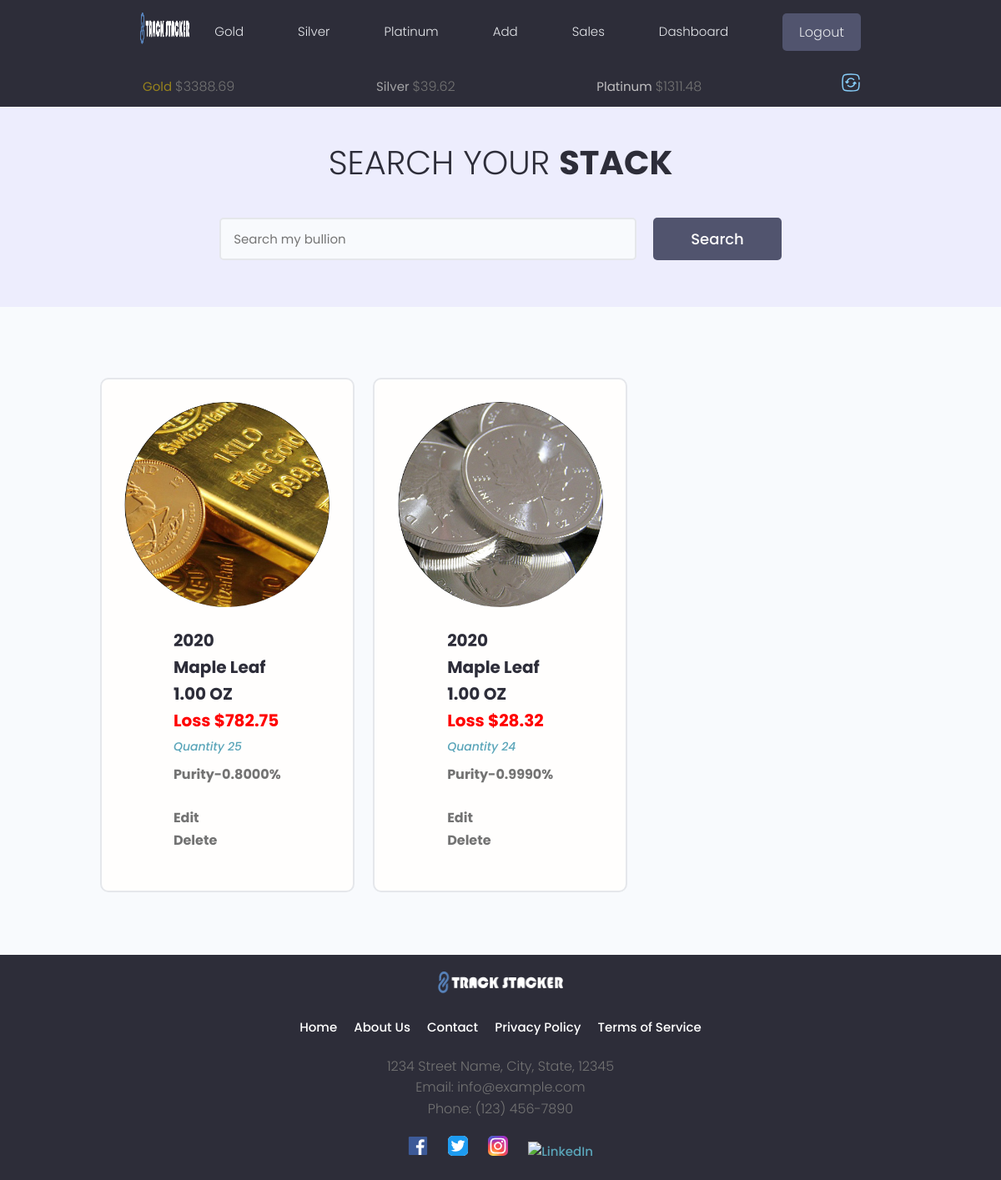
Page /search-stack/ (signed in) on the earlier database version.
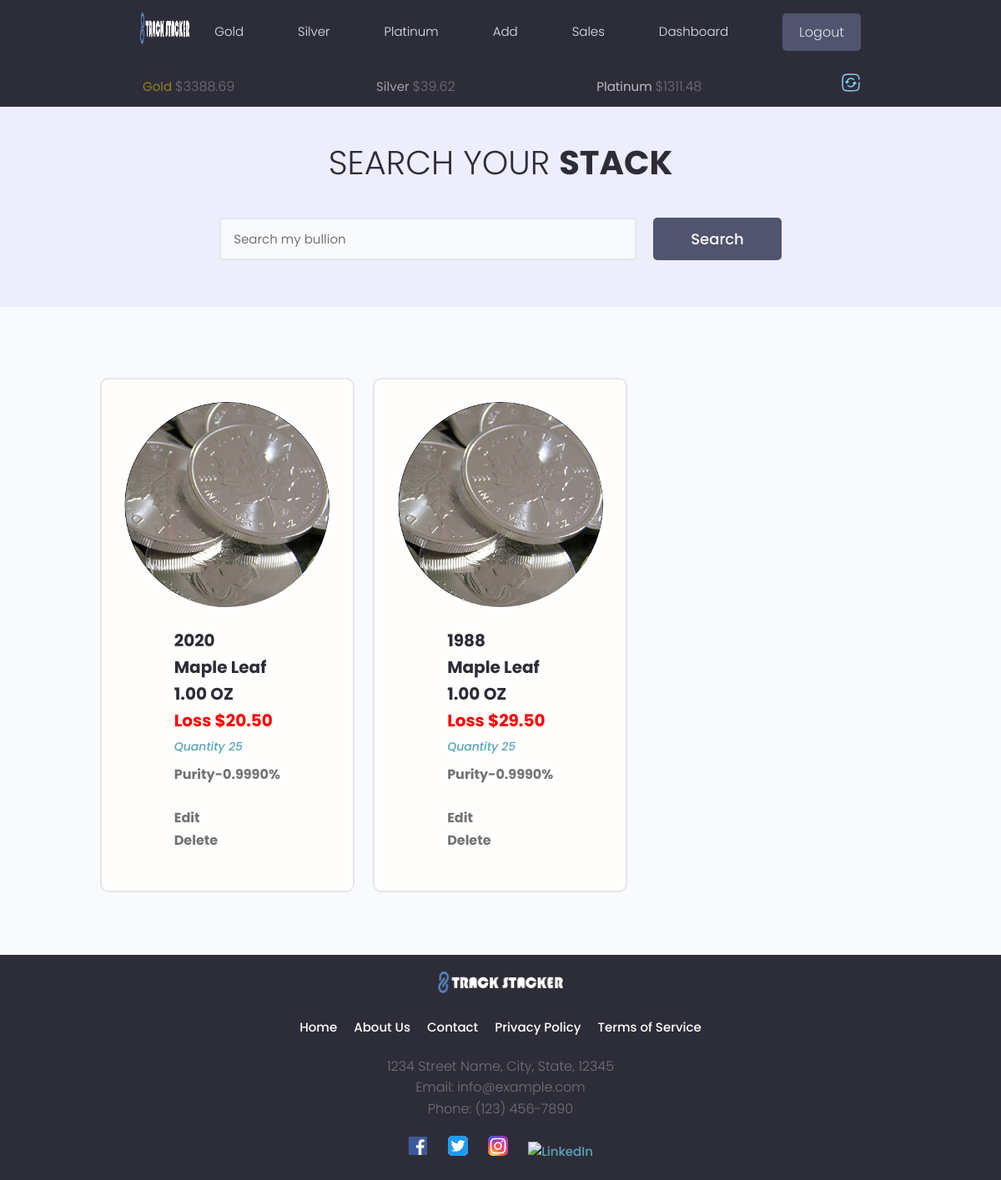
Same page on the later database version.
### tracker/models.py (models this page shows, shortened)
class MetalsData(models.Model):
    owner = models.OneToOneField(Profile, on_delete=models.CASCADE)
    timestamp = models.IntegerField(default=0)
    rates = models.JSONField(default=dict)
    currency = models.CharField(max_length=30)
    current_gold_price = models.DecimalField(max_digits=30, decimal_places=2, default=0)
    current_silver_price = models.DecimalField(max_digits=30, decimal_places=2, default=0)
    current_platinum_price = models.DecimalField(max_digits=30, decimal_places=2, default=0)
    class Meta:
        verbose_name_plural = "Metals Data"

class Gold(models.Model):
    METAL_TYPES = (
        ('gold', 'Gold'),
        ('silver', 'Silver'),
        ('platinum', 'Platinum'),
    )
    BAR_ROUND_MISC = (
        ('bar', 'Bar'),
        ('round', 'Round'),
        ('misc', 'Misc'),
    )
    UNIT_CHOICES = [
        ('GRAMS', 'Grams'),
        ('TROY_OUNCES', 'Troy Ounces'),
    ]
    COA_PRESENT = [
        ('yes', 'Yes'),
        ('no', 'No'),
    ]
    owner = models.ForeignKey(Profile, on_delete=models.CASCADE, default=None, null=True, blank=True, unique=False)
    metal_type = models.CharField(max_length=100, choices=METAL_TYPES, default='')
    item_type = models.CharField(max_length=100, choices=BAR_ROUND_MISC, default='round')
    coa_present = models.CharField(max_length=100, choices=COA_PRESENT, default='no')
    item_year = models.PositiveIntegerField(null=True, blank=True, default=None)
    serial_number = models.CharField(max_length=100, null=True, blank=True, default=None)
    item_name = models.CharField(max_length=100)
    item_about = models.TextField(max_length=500, null=True, blank=True, default="")
    featured_image = models.ImageField(default='images/gold_avatar.jpg', null=True, blank=True)
    purity = models.DecimalField(max_digits=15, decimal_places=4, null=True, blank=True)
    quantity = models.IntegerField()
    weight_troy_oz = models.DecimalField(max_digits=30, decimal_places=4)
    weight_grams = models.DecimalField(max_digits=30, decimal_places=4, default=0.00)
    agw = models.DecimalField(max_digits=30, decimal_places=4, default=0.00)
    cost_to_purchase = models.DecimalField(max_digits=20, decimal_places=2)
    spot_at_purchase = models.DecimalField(max_digits=20, decimal_places=2, null=True, blank=True, default=None)
    premium = models.DecimalField(max_digits=20, decimal_places=2, null=True, blank=True, default=0.00)
    shipping_cost = models.DecimalField(max_digits=15, decimal_places=2, null=True, blank=True)
    purchased_from = models.CharField(max_length=100)
    created = models.DateTimeField(auto_now_add=True)
    cost_per_unit = models.DecimalField(max_digits=20, decimal_places=2, null=True, blank=True, default=0.00)
    total_cost_per_unit = models.DecimalField(max_digits=20, decimal_places=2, null=True, blank=True, default=0.00)
    weight_per_unit = models.DecimalField(max_digits=20, decimal_places=4, default=0.00)
    initial_weight_unit = models.CharField(max_length=50, choices=UNIT_CHOICES, default='TROY_OUNCES')
    id = models.UUIDField(default=uuid.uuid4, primary_key=True, editable=False)
    class Meta:
        verbose_name_plural = "Gold"
    def calculate_profit(self, spot_price):
        if self.quantity > 0:
            try:
                melt_value = Decimal(self.weight_troy_oz) * Decimal(spot_price)
                profit = melt_value - (self.total_cost_per_unit * self.quantity)
            except Exception as e:
                print(f'There has been an error {e}')
            return profit
        else:
            profit = 0.00
            return profit

class Silver(models.Model):
    METAL_TYPES = (
        ('gold', 'Gold'),
        ('silver', 'Silver'),
        ('platinum', 'Platinum'),
    )
    BAR_ROUND_MISC = (
        ('bar', 'Bar'),
        ('round', 'Round'),
        ('misc', 'Misc'),
    )
    UNIT_CHOICES = [
        ('GRAMS', 'Grams'),
        ('TROY_OUNCES', 'Troy Ounces'),
    ]
    COA_PRESENT = [
        ('yes', 'Yes'),
        ('no', 'No'),
    ]
    owner = models.ForeignKey(Profile, on_delete=models.CASCADE, default=None, null=True, blank=True, unique=False)
    metal_type = models.CharField(max_length=100, choices=METAL_TYPES, default='')
    item_type = models.CharField(max_length=100, choices=BAR_ROUND_MISC, default='round')
    coa_present = models.CharField(max_length=100, choices=COA_PRESENT, default='no')
    item_year = models.PositiveIntegerField(null=True, blank=True, default=None)
    serial_number = models.CharField(max_length=100, null=True, blank=True, default=None)
    item_name = models.CharField(max_length=100)
    item_about = models.TextField(max_length=500, null=True, blank=True, default="")
    featured_image = models.ImageField(default='images/silver_avatar.jpg', null=True, blank=True)
    purity = models.DecimalField(max_digits=15, decimal_places=4, null=True, blank=True)
    quantity = models.IntegerField()
    weight_troy_oz = models.DecimalField(max_digits=30, decimal_places=4)
    weight_grams = models.DecimalField(max_digits=30, decimal_places=4, default=0.00)
    asw = models.DecimalField(max_digits=30, decimal_places=4, default=0.00)
    cost_to_purchase = models.DecimalField(max_digits=20, decimal_places=2)
    spot_at_purchase = models.DecimalField(max_digits=20, decimal_places=2, null=True, blank=True, default=None)
    premium = models.DecimalField(max_digits=20, decimal_places=2, null=True, blank=True, default=0.00)
    shipping_cost = models.DecimalField(max_digits=15, decimal_places=2, null=True, blank=True)
    purchased_from = models.CharField(max_length=100)
    created = models.DateTimeField(auto_now_add=True)
    cost_per_unit = models.DecimalField(max_digits=20, decimal_places=2, null=True, blank=True, default=0.00)
    total_cost_per_unit = models.DecimalField(max_digits=20, decimal_places=2, null=True, blank=True, default=0.00)
    weight_per_unit = models.DecimalField(max_digits=20, decimal_places=4, default=0.00)
    initial_weight_unit = models.CharField(max_length=50, choices=UNIT_CHOICES, default='TROY_OUNCES')
    id = models.UUIDField(default=uuid.uuid4, primary_key=True, editable=False)
    class Meta:
        verbose_name_plural = "Silver"
    def calculate_profit(self, spot_price):
        if self.quantity > 0:
            try:
                melt_value = Decimal(self.weight_troy_oz) * Decimal(spot_price)
                profit = melt_value - (self.total_cost_per_unit * self.quantity)
            except Exception as e:
                print(f'There has been an error {e}')
            return profit
        else:
            profit = 0.00
            return profit

### tracker/views.py (the view, shortened to what this page needs)
# urls.py: path('search-stack/', views.searchMetal, name='searchMetal'),
@login_required(login_url='login-user')
def searchMetal(request):
        results, search_query = searchMetals(request)
        gold_items = results['gold_items']
        silver_items = results['silver_items']
        platinum_items = results['platinum_items']
        metal_objects = list(gold_items) + list(silver_items) + list(platinum_items)
        custom_range, metal_objects = paginateMetals(request, metal_objects, 6)
        metals_data, created = MetalsData.objects.get_or_create(owner=request.user.profile)
        five_minutes_later = metals_data.timestamp + 300
        unix_time_now = int(time.time())
        if metals_data.current_gold_price == 0:
            metals_data.get_api_data(request.user)
        elif (unix_time_now - five_minutes_later) > 300:
            print('chocolate pancake')
        gold_price = metals_data.current_gold_price
        silver_price = metals_data.current_silver_price
        platinum_price = metals_data.current_platinum_price
        if metal_objects:
            spot_price = None
            for object in metal_objects:
                if object.metal_type == 'gold':
                    spot_price = gold_price
                    object.profit = object.calculate_profit(spot_price)
                elif object.metal_type == 'silver':
                    spot_price = silver_price
                    object.profit = object.calculate_profit(spot_price)
                elif object.metal_type == 'platinum':
                    spot_price = platinum_price
                    object.profit = object.calculate_profit(spot_price)
                else:
                    raise Http404("Somehow you managed to mess up something that shouldn't ever happen, congrats!")
            for object in metal_objects:
                if object.quantity != 0:
                    object.weight = object.weight_troy_oz / object.quantity
                else:
                    object.weight = None  # or handle the zero quantity case appropriately
            context = {'metal_objects': metal_objects,
                    'search_query': search_query,
                    'custom_range': custom_range,
                    'object.profit': object.profit,
                    'object.weight': object.weight,
                    'spot_price': spot_price
                    }
        return render(request, 'tracker/searchreturn.html', context)

### tracker/templates/tracker/searchreturn.html (shortened to what this page needs)
{% extends 'main.html' %}
{% block content %}
{% load static %}
{% load multiply %}
{% load custom_filters %}
<main class="projects">
    <section class="hero-section text-center">
      <div class="container container--narrow">
        <div class="hero-section__box">
          <h2>Search your <span>Stack</span></h2>
        </div>
        <div class="hero-section__search">
          <form class="form" action="#" method="get">
            <div class="form__field">
              <input class="input input--text" id="formInput#search" type="text" name="search_query"
                placeholder="Search my bullion" />
            </div>
            <input class="btn btn--sub btn--lg" type="submit" value="Search" placeholder="{{search_query}}"/>
          </form>
        </div>
      </div>
    </section>
    <section class="projectsList">
      <div class="container">
        <div class="grid grid--three">
          {% for object in metal_objects %}
          <div class="column">
            <div class="card project">
              <a href="{% url 'singleMetal' metal_type=object.metal_type pk=object.pk %}" class="project">
                {% if object.featured_image.url != None %}
                <div class="project__thumbnail metal__thumbnail" style="background-image: url('{{ object.featured_image.url }}')">
                </div>
                {% else %}
                <div class="project__thumbnail metal__thumbnail" style="background-image: url('{% static 'images/default.jpg' %}')">
                </div>
                {% endif %}
                <div class="card__body">
                  <h3 class="project__title">{{object.item_year}}</h3>
                  <h3 class="project__title">{{object.item_name}}</h3>
                  {% if object.initial_weight_unit == 'TROY_OUNCES' %}
                  <h3 class="project__title">{{object.weight|floatformat:2}} OZ</h3>
                  {% else %}
                  <h3 class="project__title">{{object.weight|floatformat:2}} Gram{{object.weight|floatformat:2|pluralize}}</h3>
                  {% endif %}
                  {% if object.profit > 0 %}
                  <h3 class="profit_plus">Profit ${{object.profit|floatformat:2}}</h3>
                  {% elif object.profit == 0 %}
                  <h3 class="profit_neutral">{{object.profit|floatformat:2}}</h3>
                  {% else %}
                  <h3 class="profit_minus">Loss ${{object.profit|absolute|floatformat:2}}</h3>
                  {% endif %}
                  <p><a class="project__author" href="{% url 'singleMetal' metal_type=object.metal_type pk=object.pk %}">Quantity {{object.quantity}}</a></p>
                  <p class="project--rating">
                    <span style="font-weight: bold;">Purity-{{object.purity}}%</span>
                  </p>
                  <p class="project--rating">
                    <a href="{% url 'editPage' metal_type=object.metal_type pk=object.pk %}"><span style="font-weight: bold;">Edit</span></a><br>
                    <a href="{% url 'deletePage' metal_type=object.metal_type pk=object.pk %}"><span style="font-weight: bold;">Delete</span></a>
                  </p>
                </div>
              </a>
            </div>
          </div>
          {% endfor %}
        </div>
      </div>
    </section>
  </main>
{% endblock content %}

### templates/sub_header.html (shortened to what this page needs)
{% load static %}
<div id="sticky-bar">
  <header class="subheader">
    <div class="container container--narrow">
      <nav class="subheader__nav">
        <ul>
          <li class="subheader__menuItem" id="goldspot">Gold&nbsp;<span>${{gold_price}}</span></li>
          <li class="subheader__menuItem" id="silverspot">Silver&nbsp;<span>${{silver_price}}</span></li>
          <li class="subheader__menuItem" id="platinumspot">Platinum&nbsp;<span>${{platinum_price}}</span></li>
          <a><li class="subheader__menuItem"><span class="solar--refresh-square-broken" id="update-metals-data-button"></span></li></a>
        </ul>
      </nav>
    </div>
  </header>
</div>

Differences in the rows shown:
removed Gold: featured_image (picture), item_year "2020", item_name "Maple Leaf", weight "1.00", profit|absolute "782.75", quantity "25", purity "0.8000"
removed Silver: featured_image (picture), item_year "2020", item_name "Maple Leaf", weight "1.00", profit|absolute "28.32", quantity "24", purity "0.9990"
added Silver: featured_image (picture), item_year "2020", item_name "Maple Leaf", weight "1.00", profit|absolute "20.50", quantity "25", purity "0.9990"
added Silver: featured_image (picture), item_year "1988", item_name "Maple Leaf", weight "1.00", profit|absolute "29.50", quantity "25", purity "0.9990"
